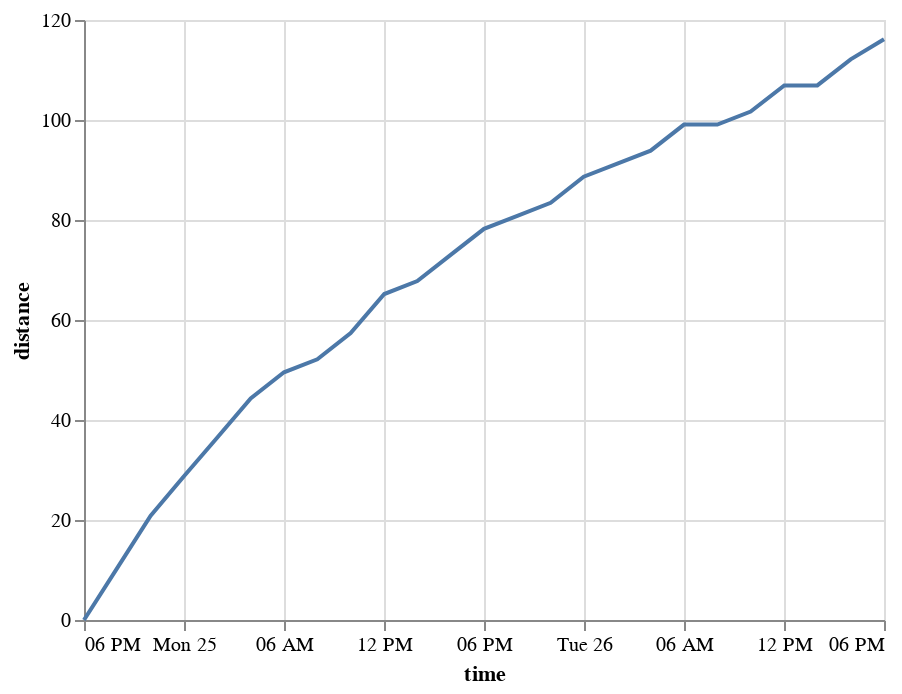

Source (notebook cell):
### Code cell
alt.Chart(rich).mark_line().encode(
    x='time',
    y='distance'
)

### Figure 1 — Vega-Lite specification as saved in the notebook (floating-point values rounded to 4 significant figures)
{"config": {"view": {"continuousWidth": 400, "continuousHeight": 300}}, "data": {"name": "data-089769c69a55a3ba2f7f8f4f9c5c3b30"}, "mark": "line", "encoding": {"x": {"field": "time", "type": "temporal"}, "y": {"field": "distance", "type": "quantitative"}}, "$schema": "https://vega.github.io/schema/vega-lite/v4.17.0.json", "datasets": {"data-089769c69a55a3ba2f7f8f4f9c5c3b30": [{"time": "2019-03-24T18:00:00", "distance": 0.0, "runner": "Rich H.", "dsplit": 10.43, "mph": 5.215, "hour": 0, "gender": "male"}, {"time": "2019-03-24T20:00:00", "distance": 10.43, "runner": "Rich H.", "dsplit": 10.43, "mph": 5.215, "hour": 2, "gender": "male"}, {"time": "2019-03-24T22:00:00", "distance": 20.86, "runner": "Rich H.", "dsplit": 7.823, "mph": 3.911, "hour": 4, "gender": "male"}, {"time": "2019-03-24T23:59:00", "distance": 28.68, "runner": "Rich H.", "dsplit": 7.823, "mph": 3.911, "hour": 6, "gender": "male"}, {"time": "2019-03-25T02:00:00", "distance": 36.51, "runner": "Rich H.", "dsplit": 7.823, "mph": 3.911, "hour": 8, "gender": "male"}, {"time": "2019-03-25T04:00:00", "distance": 44.33, "runner": "Rich H.", "dsplit": 5.215, "mph": 2.608, "hour": 10, "gender": "male"}, {"time": "2019-03-25T06:00:00", "distance": 49.54, "runner": "Rich H.", "dsplit": 2.608, "mph": 1.304, "hour": 12, "gender": "male"}, {"time": "2019-03-25T08:00:00", "distance": 52.15, "runner": "Rich H.", "dsplit": 5.215, "mph": 2.608, "hour": 14, "gender": "male"}, {"time": "2019-03-25T10:00:00", "distance": 57.37, "runner": "Rich H.", "dsplit": 7.823, "mph": 3.911, "hour": 16, "gender": "male"}, {"time": "2019-03-25T12:01:00", "distance": 65.19, "runner": "Rich H.", "dsplit": 2.608, "mph": 1.304, "hour": 18, "gender": "male"}, {"time": "2019-03-25T14:00:00", "distance": 67.8, "runner": "Rich H.", "dsplit": 5.215, "mph": 2.608, "hour": 20, "gender": "male"}, {"time": "2019-03-25T16:00:00", "distance": 73.01, "runner": "Rich H.", "dsplit": 5.215, "mph": 2.608, "hour": 22, "gender": "male"}, {"time": "2019-03-25T18:00:00", "distance": 78.23, "runner": "Rich H.", "dsplit": 2.608, "mph": 1.304, "hour": 24, "gender": "male"}, {"time": "2019-03-25T20:00:00", "distance": 80.84, "runner": "Rich H.", "dsplit": 2.608, "mph": 1.304, "hour": 26, "gender": "male"}, {"time": "2019-03-25T22:00:00", "distance": 83.44, "runner": "Rich H.", "dsplit": 5.215, "mph": 2.608, "hour": 28, "gender": "male"}, {"time": "2019-03-25T23:59:00", "distance": 88.66, "runner": "Rich H.", "dsplit": 2.608, "mph": 1.304, "hour": 30, "gender": "male"}, {"time": "2019-03-26T02:00:00", "distance": 91.27, "runner": "Rich H.", "dsplit": 2.608, "mph": 1.304, "hour": 32, "gender": "male"}, {"time": "2019-03-26T04:00:00", "distance": 93.87, "runner": "Rich H.", "dsplit": 5.215, "mph": 2.608, "hour": 34, "gender": "male"}, {"time": "2019-03-26T08:00:00", "distance": 99.09, "runner": "Rich H.", "dsplit": 0.0, "mph": 0.0, "hour": 38, "gender": "male"}, {"time": "2019-03-26T06:00:00", "distance": 99.09, "runner": "Rich H.", "dsplit": 2.608, "mph": 1.304, "hour": 36, "gender": "male"}, {"time": "2019-03-26T10:00:00", "distance": 101.7, "runner": "Rich H.", "dsplit": 5.215, "mph": 2.608, "hour": 40, "gender": "male"}, {"time": "2019-03-26T14:00:00", "distance": 106.9, "runner": "Rich H.", "dsplit": 0.0, "mph": 0.0, "hour": 44, "gender": "male"}, {"time": "2019-03-26T12:01:00", "distance": 106.9, "runner": "Rich H.", "dsplit": 5.215, "mph": 2.608, "hour": 42, "gender": "male"}, {"time": "2019-03-26T16:00:00", "distance": 112.1, "runner": "Rich H.", "dsplit": 4.008, "mph": 2.004, "hour": 46, "gender": "male"}, {"time": "2019-03-26T18:00:00", "distance": 116.1, "runner": "Rich H.", "dsplit": null, "mph": null, "hour": 48, "gender": "male"}]}}
